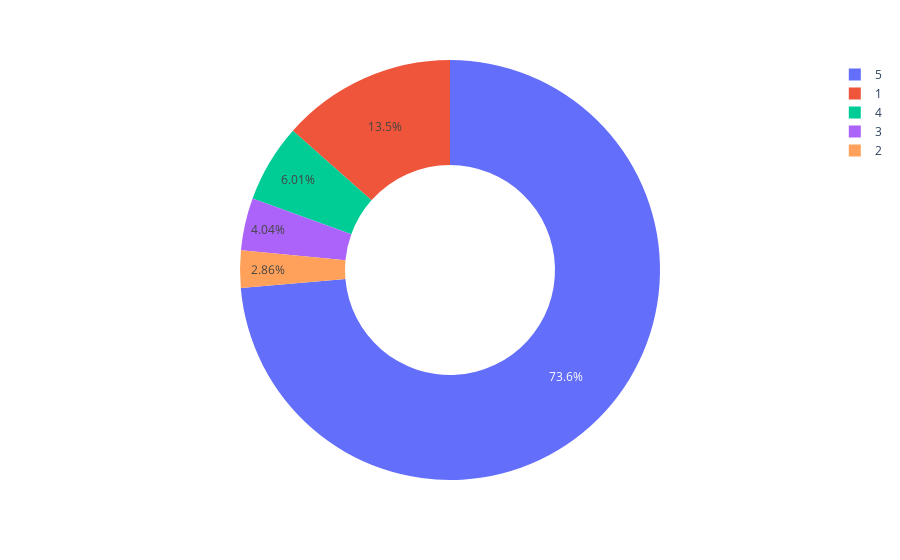

Notebook code cell kept with this figure:
### Markdown cell above
**Visualize percentage of ratings**

### Code cell
ratings = data["score"].value_counts()
numbers = ratings.index
quantity = ratings.values

figure = px.pie(data, 
                values=quantity, 
                names=numbers,hole = 0.5)
figure.show()

### Figure 1 — Plotly figure (JSON) as saved in the notebook; plotly's stock layout.template omitted (floating-point values rounded to 4 significant figures)
{"data": [{"domain": {"x": [0, 1], "y": [0, 1]}, "hole": 0.5, "hovertemplate": "label=%{label}<br>value=%{value}<extra></extra>", "labels": [5, 1, 4, 3, 2], "legendgroup": "", "name": "", "showlegend": true, "type": "pie", "values": [338872, 61925, 27664, 18616, 13179]}], "layout": {"legend": {"tracegroupgap": 0}, "margin": {"t": 60}}}
